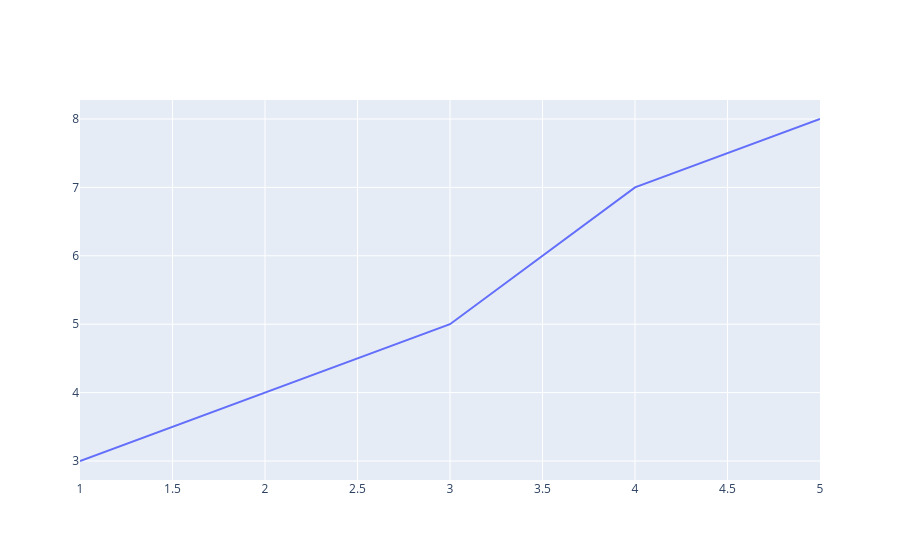

The notebook cell this image was saved under:
### Code cell
fig = go.Figure()
fig.add_trace(go.Scatter(x=[1, 2, 3, 4, 5], y=[3, 4, 5, 7, 8], mode='lines'))
fig.show()

### Figure 1 — Plotly figure (JSON) as saved in the notebook; plotly's stock layout.template omitted (floating-point values rounded to 4 significant figures)
{"data": [{"mode": "lines", "x": [1, 2, 3, 4, 5], "y": [3, 4, 5, 7, 8], "type": "scatter"}], "layout": {}}
